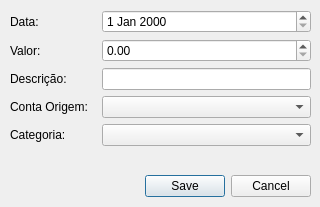
<?xml version="1.0" encoding="UTF-8"?>
<ui version="4.0">
 <class>DespesaDialog</class>
 <widget class="QDialog" name="DespesaDialog">
  <property name="geometry">
   <rect>
    <x>0</x>
    <y>0</y>
    <width>320</width>
    <height>207</height>
   </rect>
  </property>
  <property name="minimumSize">
   <size>
    <width>320</width>
    <height>178</height>
   </size>
  </property>
  <property name="windowTitle">
   <string>Dialog</string>
  </property>
  <widget class="QWidget" name="verticalLayoutWidget">
   <property name="geometry">
    <rect>
     <x>10</x>
     <y>10</y>
     <width>301</width>
     <height>161</height>
    </rect>
   </property>
   <layout class="QVBoxLayout" name="layPrincipal" stretch="0">
    <property name="spacing">
     <number>6</number>
    </property>
    <property name="sizeConstraint">
     <enum>QLayout::SizeConstraint::SetMaximumSize</enum>
    </property>
    <item>
     <layout class="QFormLayout" name="layFormulario">
      <property name="horizontalSpacing">
       <number>10</number>
      </property>
      <property name="verticalSpacing">
       <number>6</number>
      </property>
      <item row="0" column="0">
       <widget class="QLabel" name="lblData">
        <property name="text">
         <string>Data:</string>
        </property>
       </widget>
      </item>
      <item row="0" column="1">
       <widget class="QDateEdit" name="dateReceita"/>
      </item>
      <item row="1" column="0">
       <widget class="QLabel" name="lblValor">
        <property name="text">
         <string>Valor:</string>
        </property>
       </widget>
      </item>
      <item row="1" column="1">
       <widget class="QDoubleSpinBox" name="spnValor"/>
      </item>
      <item row="2" column="0">
       <widget class="QLabel" name="lblDescricao">
        <property name="text">
         <string>Descrição:</string>
        </property>
       </widget>
      </item>
      <item row="3" column="0">
       <widget class="QLabel" name="lblOrigem">
        <property name="text">
         <string>Conta Origem: </string>
        </property>
       </widget>
      </item>
      <item row="4" column="0">
       <widget class="QLabel" name="lblCategoria">
        <property name="text">
         <string>Categoria: </string>
        </property>
       </widget>
      </item>
      <item row="2" column="1">
       <widget class="QLineEdit" name="edtDescricao"/>
      </item>
      <item row="3" column="1">
       <widget class="QComboBox" name="cmbOrigem"/>
      </item>
      <item row="4" column="1">
       <widget class="QComboBox" name="cmbCategoria"/>
      </item>
     </layout>
    </item>
   </layout>
  </widget>
  <widget class="QDialogButtonBox" name="bbRenda">
   <property name="geometry">
    <rect>
     <x>10</x>
     <y>170</y>
     <width>301</width>
     <height>32</height>
    </rect>
   </property>
   <property name="orientation">
    <enum>Qt::Orientation::Horizontal</enum>
   </property>
   <property name="standardButtons">
    <set>QDialogButtonBox::StandardButton::Cancel|QDialogButtonBox::StandardButton::Save</set>
   </property>
  </widget>
 </widget>
 <resources/>
 <connections/>
</ui>
